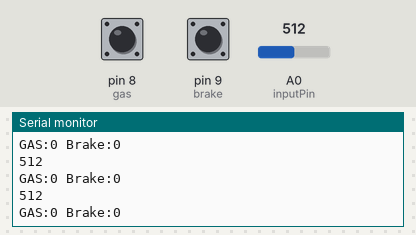
Bench run of a sketch on a simulated Arduino Uno, built with avr-gcc and run on an emulated ATmega328P. Shown: the last lines printed to the serial monitor. The inputs (shaded band) are chosen by the test bench; at power-on: A0 (inputPin) = 512, pin 8 (gas) HIGH, pin 9 (brake) HIGH.

Above: at 1.2 s.
1.3 s: A0 (inputPin) set to 991
At 2.1 s:
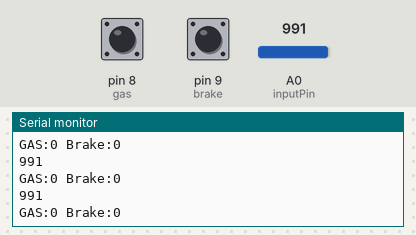
2.8 s: A0 (inputPin) set to 1016
At 3.9 s:
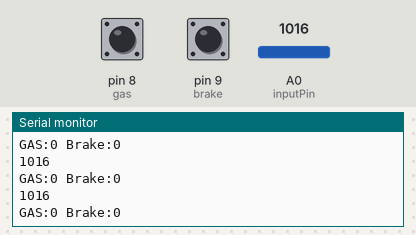
Timing chart, 0 to 5.8 s (numbered marks = the images above; inputs shaded):
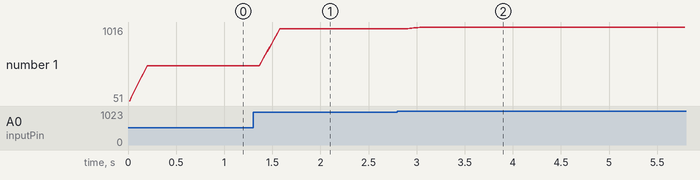

The sketch:

Analogue_Read.ino
```cpp
const int numReadings = 10;

int readings[numReadings];      // the readings from the analog input
int readIndex = 0;              // the index of the current reading
int total = 0;                  // the running total
int average = 0;                // the average
int inputPin = A0;
int gas=8;
int brake=9;

void setup() {
  // put your setup code here, to run once:
Serial.begin(9600);
pinMode(A0,INPUT);
pinMode(gas,INPUT_PULLUP);
pinMode(brake,INPUT_PULLUP);

 for (int thisReading = 0; thisReading < numReadings; thisReading++) {
    readings[thisReading] = 0;
  }
}


void brake_steer(){
  int gasp=0;
  int brakep=0;
    if(digitalRead(gas) == LOW){
      gasp=1;
      }
       if(digitalRead(brake) == LOW){
      brakep=1;
      }
      Serial.print("GAS:");
      Serial.print(gasp);
      Serial.print(" Brake:");
      Serial.println(brakep);
  }
void loop() {
  brake_steer();
//  int value=analogRead(A0);
//  int mappedvalue=map(value,0,1023,0,1023);
//  Serial.print("Value:");
//  Serial.print(value);
//  Serial.print("   MappedValue :");
//  Serial.println(mappedvalue);
  total = total - readings[readIndex];
  // read from the sensor:
  readings[readIndex] = analogRead(inputPin);
  // add the reading to the total:
  total = total + readings[readIndex];
  // advance to the next position in the array:
  readIndex = readIndex + 1;

  // if we're at the end of the array...
  if (readIndex >= numReadings) {
    // ...wrap around to the beginning:
    readIndex = 0;
  }

  // calculate the average:
  average = total / numReadings;
  // send it to the computer as ASCII digits
  Serial.println(average);

  //delay(1);
  // put your main code here, to run repeatedly:

}
```

Measured:
- after the input at 1.3 s, the serial monitor: prints a new line after 0.09 s (image 1)
- after the input at 2.8 s, the serial monitor: prints a new line after 0.09 s (image 2)
- plotted number 1: 512 → 991 after the input at 1.3 s, 991 → 1016 after the input at 2.8 s
